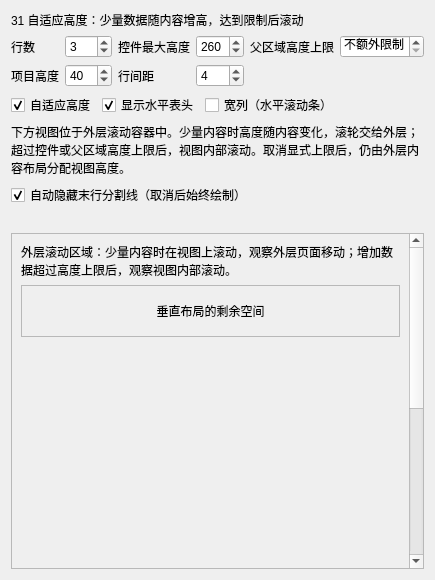
<?xml version="1.0" encoding="UTF-8"?>
<ui version="4.0">
 <class>TableAutoHeightExample</class>
 <widget class="QWidget" name="TableAutoHeightExample">
  <layout class="QVBoxLayout" name="pageLayout" stretch="0,0,0,0,0,0,1">
   <item><widget class="QLabel" name="titleLabel"><property name="text"><string>31 自适应高度：少量数据随内容增高，达到限制后滚动</string></property><property name="wordWrap"><bool>true</bool></property></widget></item>
   <item><layout class="QGridLayout" name="controlsLayout">
    <item row="0" column="0"><widget class="QLabel" name="rowCountSpinLabel"><property name="text"><string>行数</string></property><property name="buddy"><cstring>rowCountSpin</cstring></property></widget></item>
    <item row="0" column="1"><widget class="QSpinBox" name="rowCountSpin"><property name="maximum"><number>200</number></property><property name="value"><number>3</number></property></widget></item>
    <item row="0" column="2"><widget class="QLabel" name="maxHeightSpinLabel"><property name="text"><string>控件最大高度</string></property><property name="buddy"><cstring>maxHeightSpin</cstring></property></widget></item>
    <item row="0" column="3"><widget class="QSpinBox" name="maxHeightSpin"><property name="maximum"><number>800</number></property><property name="value"><number>260</number></property><property name="specialValueText"><string>不限</string></property></widget></item>
    <item row="0" column="4"><widget class="QLabel" name="parentLimitSpinLabel"><property name="text"><string>父区域高度上限</string></property><property name="buddy"><cstring>parentLimitSpin</cstring></property></widget></item>
    <item row="0" column="5"><widget class="QSpinBox" name="parentLimitSpin"><property name="maximum"><number>800</number></property><property name="value"><number>0</number></property><property name="specialValueText"><string>不额外限制</string></property></widget></item>
    <item row="1" column="0"><widget class="QLabel" name="heightSpinLabel"><property name="text"><string>项目高度</string></property><property name="buddy"><cstring>heightSpin</cstring></property></widget></item>
    <item row="1" column="1"><widget class="QSpinBox" name="heightSpin"><property name="minimum"><number>24</number></property><property name="maximum"><number>120</number></property><property name="value"><number>40</number></property></widget></item>
    <item row="1" column="2"><widget class="QLabel" name="spacingSpinLabel"><property name="text"><string>行间距</string></property><property name="buddy"><cstring>spacingSpin</cstring></property></widget></item>
    <item row="1" column="3"><widget class="QSpinBox" name="spacingSpin"><property name="maximum"><number>24</number></property><property name="value"><number>4</number></property></widget></item>

   </layout></item>
   <item><layout class="QHBoxLayout" name="togglesLayout">
    <item><widget class="QCheckBox" name="enabledCheck"><property name="text"><string>自适应高度</string></property><property name="checked"><bool>true</bool></property></widget></item>
    <item><widget class="QCheckBox" name="headersCheck"><property name="text"><string>显示水平表头</string></property><property name="checked"><bool>true</bool></property></widget></item>
    <item><widget class="QCheckBox" name="wideColumnsCheck"><property name="text"><string>宽列（水平滚动条）</string></property><property name="checked"><bool>false</bool></property></widget></item>

    <item><spacer name="toggleSpacer"><property name="orientation"><enum>Qt::Horizontal</enum></property><property name="sizeHint" stdset="0"><size><width>10</width><height>1</height></size></property></spacer></item>
   </layout></item>
   <item><widget class="QLabel" name="hintLabel"><property name="wordWrap"><bool>true</bool></property><property name="text"><string>下方视图位于外层滚动容器中。少量内容时高度随内容变化，滚轮交给外层；超过控件或父区域高度上限后，视图内部滚动。取消显式上限后，仍由外层内容布局分配视图高度。</string></property></widget></item>
   <item><widget class="QCheckBox" name="autoHideTrailingLineCheck"><property name="text"><string>自动隐藏末行分割线（取消后始终绘制）</string></property><property name="checked"><bool>true</bool></property></widget></item>
   <item><widget class="QLabel" name="statusLabel"><property name="wordWrap"><bool>true</bool></property><property name="text"><string/></property></widget></item>
   <item><widget class="QScrollArea" name="outerScrollArea">
    <property name="widgetResizable"><bool>true</bool></property>
    <property name="minimumSize"><size><width>0</width><height>160</height></size></property>
    <widget class="QWidget" name="scrollContent">
     <layout class="QVBoxLayout" name="outerContentLayout">
      <item><widget class="QLabel" name="outerHint">
       <property name="wordWrap"><bool>true</bool></property>
       <property name="text"><string>外层滚动区域：少量内容时在视图上滚动，观察外层页面移动；增加数据超过高度上限后，观察视图内部滚动。</string></property>
      </widget></item>
      <item><widget class="QFrame" name="previewHost">
       <property name="sizePolicy"><sizepolicy hsizetype="Expanding" vsizetype="Maximum"><horstretch>0</horstretch><verstretch>0</verstretch></sizepolicy></property>
       <property name="frameShape"><enum>QFrame::StyledPanel</enum></property>
       <layout class="QVBoxLayout" name="previewLayout">
        <item><widget class="QLabel" name="remainingLabel">
         <property name="minimumSize"><size><width>0</width><height>32</height></size></property>
         <property name="sizePolicy"><sizepolicy hsizetype="Expanding" vsizetype="Expanding"><horstretch>0</horstretch><verstretch>1</verstretch></sizepolicy></property>
         <property name="text"><string>垂直布局的剩余空间</string></property>
         <property name="alignment"><set>Qt::AlignCenter</set></property>
        </widget></item>
       </layout>
      </widget></item>
      <item><spacer name="outerSpacer"><property name="sizeType"><enum>QSizePolicy::MinimumExpanding</enum></property><property name="orientation"><enum>Qt::Vertical</enum></property><property name="sizeHint" stdset="0"><size><width>20</width><height>500</height></size></property></spacer></item>
      <item><widget class="QLabel" name="outerBottom"><property name="text"><string>外层内容底部</string></property></widget></item>
     </layout>
    </widget>
   </widget></item>
  </layout>
 </widget>
 <resources/>
 <connections/>
</ui>
